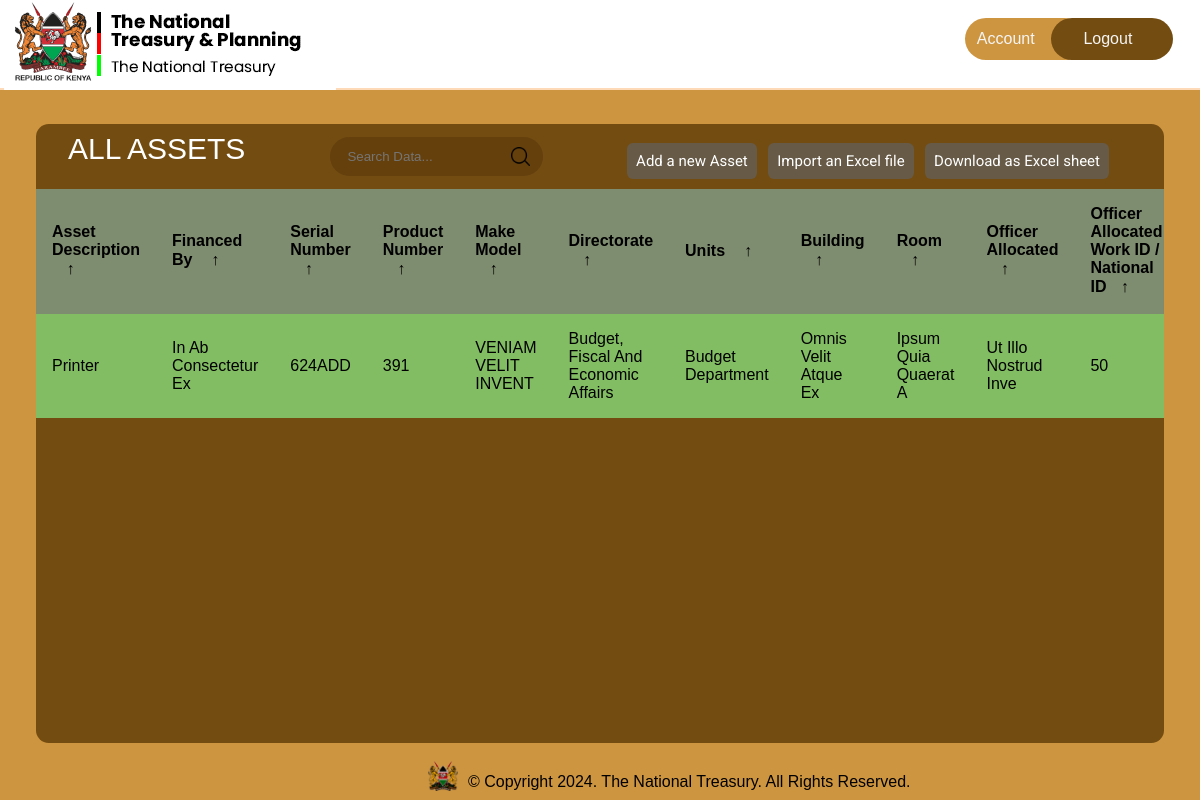
Screenshot of / (signed in) with the database file from the repository.
### inventory/models.py (models this page shows, shortened)
class Asset(db.Model):
    idassets = db.Column(db.Integer, primary_key=True)
    asset_description = db.Column(db.Text, nullable=False)
    financed_by = db.Column(db.Text, default="N/A")
    serial_number = db.Column(db.Text, nullable=False, unique=True)
    product_number = db.Column(db.Text, nullable=False)
    make_model = db.Column(db.Text, nullable=False)
    directorate = db.Column(db.Text, nullable=False)
    units = db.Column(db.Text, nullable=False)
    building = db.Column(db.Text, nullable=False)
    room = db.Column(db.Integer, nullable=False)
    officer_allocated = db.Column(db.Text, default="N/A")
    officer_contact_info = db.Column(db.Text, default="N/A")
    state = db.Column(db.Text, nullable=False)

### inventory/routes.py (the view)
@app.route("/")
def index():
    assets = Asset.query.all()
    return render_template("index.html", assets=assets)

### inventory/models.py (called while the page is built)
@login_manager.user_loader
def load_user(user_id):
    return User.query.get(int(user_id))

### inventory/templates/index.html (shortened to what this page needs)
{% extends "base.html" %}
{% if current_user.is_authenticated %}
{% block head %}
{{ super() }}
<link rel="stylesheet" href="{{ url_for('static', filename='dashboard.css') }}">
{% endblock head %}
{% endif %}
{% block navlinks %}
	{%if current_user.is_authenticated%}
		<a href="{{url_for('profile')}}" class="links signup">Account</a>
		<a href="{{url_for('logout')}}" class="links login">Logout</a>
	{% else %}
		<a href="{{url_for('register')}}" class="links signup">Sign up</a>
		<a href="{{url_for('login')}}" class="links login">Login</a>
	{% endif %}
{% endblock navlinks %}
{% block body %}
{% if not current_user.is_authenticated %}
<div class="heading" style="background-color: rgb(115,76,17)">
	<h2>INVENTORY MANAGEMENT SYSTEM</h2>
</div> <br><br>
<div class="parent">
	<div class="child1">
		<p>The  <b> National Treasury Inventory Management System </b>
			is your comprehensive solution for managing and safeguarding the assets of our nation's treasury.
			Our state-of-the-art platform ensures efficient, secure, and transparent handling of inventory,
			providing a seamless experience for all users.</p>
		<div class="register-login-btns">
			<a href="{{ url_for('register') }}" class="button-64" role="button"><span class="text">Get Started</span></a>
			<a href="{{ url_for('login') }}" class="button-64" role="button"><span class="text">Log In</span></a>
		</div>
	</div>
	<div class="child2">
		<img src="{{url_for('static', filename='assets/images/hero.jpeg')}}" alt="">
	</div>
</div>
{% else %}
<div class="main">
    <main class="table" id="customers_table">
        <section class="table__header">
            <a href="{{ url_for('index') }}" class="all-assets-btn" ><h1>All Assets</h1></a>
            <div class="input-group">
                <input type="search" placeholder="Search Data...">
		<img src="{{ url_for('static', filename='assets/images/search.png') }}" alt="">
            </div>
	    <div class="table-links">
		<a href="{{ url_for('create_assets') }}" class="add-asset-link">Add a new Asset</a>
		<button id="import-excel-btn" class="import-excel">Import an Excel file</button>
		<button id="toEXCEL" class="export-excel">Download as
			Excel sheet</button>
	    </div>
        </section>
        <section class="table__body">
            <table>
                <thead>
                    <tr>
                        <th> Asset Description <span class="icon-arrow">&UpArrow;</span></th>
                        <th> Financed by <span class="icon-arrow">&UpArrow;</span></th>
                        <th> Serial Number <span class="icon-arrow">&UpArrow;</span></th>
                        <th> Product Number<span class="icon-arrow">&UpArrow;</span></th>
                        <th> Make Model <span class="icon-arrow">&UpArrow;</span></th>
                        <th> Directorate <span class="icon-arrow">&UpArrow;</span></th>
                        <th> Units <span class="icon-arrow">&UpArrow;</span></th>
                        <th> Building <span class="icon-arrow">&UpArrow;</span></th>
                        <th> Room <span class="icon-arrow">&UpArrow;</span></th>
                        <th> Officer Allocated <span class="icon-arrow">&UpArrow;</span></th>
                        <th> Officer Allocated Work ID / National ID<span class="icon-arrow">&UpArrow;</span></th>
                    </tr>
                </thead>
                <tbody>
					{% for asset in assets %}
					<tr>
						<td>{{ asset.asset_description }}</td>
						<td>{{ asset.financed_by }}</td>
						<td>{{ asset.serial_number }}</td>
						<td>{{ asset.product_number }}</td>
						<td>{{ asset.make_model }}</td>
						<td>{{ asset.directorate }}</td>
						<td>{{ asset.units }}</td>
						<td>{{ asset.building }}</td>
						<td>{{ asset.room }}</td>
						<td>{{ asset.officer_allocated }}</td>
						<td>{{ asset.officer_contact_info }}</td>
					</tr>
						{% endfor %}
                </tbody>
            </table>
        </section>
    </main>
	{% endif %}
{% endblock body %}

### inventory/static/style.css (style rules this page uses)
* { margin: 0; padding: 0; box-sizing: border-box; color-scheme: light; @import url('https://fonts.googleapis.com/css2?family=Roboto+Mono:ital,wght@0,100..700;1,100..700&display=swap'); }
body { display: flex; flex-direction: column; height: 100%; background-color: #ce9540; }
.links { padding: 12px; display: flex; align-items: center; gap: 32px; border-radius: 34px; margin-bottom: 8px; }
.links>a { text-decoration: none; color: whitesmoke; width: 7.6em; }
.signup { background-color: #CE9540; }
.login { background-color: #734C11; margin-left: -67px; padding-left: 32px; }
.main { display: flex; flex-direction: column; align-items: center; }

### inventory/static/dashboard.css (style rules this page uses)
section { background-color: #734c11; }
body { display: flex; flex-direction: column; height: 100%; background-color: #ce9540; }
.all-assets-btn { text-decoration: none; }
.table-links { margin-top: 20px; margin-right: 16px; }
.table-links>* { padding: 9px; background-color: #675a47; margin-right: 7px; margin-bottom: 12px; color: #fff; font-family: 'Roboto', sans-serif; font-size: 15px; border-radius: 6px; appearance: none; border: none }
.add-asset-link { text-decoration: none; }
h1 { font-size: 30px; color: #fff; text-transform: uppercase; font-weight: 300; text-align: center; margin-bottom: 15px; }
* { margin: 0; padding: 0; box-sizing: border-box; font-family: sans-serif; }
td, th { width: 200px; }
main.table { width: 94%; margin: 34px 0px; background-color: #734c11; height: calc(90vh - 101px); backdrop-filter: blur(7px); border-radius: .8rem; overflow: auto; }
tbody { background: #82bd63; }
td { width: 400px; }
.table__header { width: 100%; height: 65px; padding: .8rem 2rem; display: flex; justify-content: space-between; align-items: center; }
.table__header .input-group { width: 20%; height: 100%; background-color: #4a270455; padding: 0 .8rem; border-radius: 2rem; display: flex; justify-content: center; align-items: center; transition: .2s; }
.table__header .input-group img { width: 1.2rem; height: 1.2rem; }
.table__header .input-group input { width: 100%; padding: 0 .5rem 0 .3rem; background-color: transparent; border: none; outline: none; }
table { width: 100%; }
table, th, td { border-collapse: collapse; padding: 1rem; text-align: left; }
thead th { position: sticky; top: 0; left: 0; background-color: #87bbb494; cursor: pointer; text-transform: capitalize; }
tbody tr { --delay: .1s; transition: .5s ease-in-out var(--delay), background-color 0s; }
tbody tr td, tbody tr td p, tbody tr td img { transition: .2s ease-in-out; }
thead th span.icon-arrow { display: inline-block; width: 1.3rem; height: 1.3rem; border-radius: 50%; border: 1.4px solid transparent; text-align: center; font-size: 1rem; margin-left: .5rem; transition: .2s ease-in-out; }

### rows the page displays
Asset: asset_description "Printer", financed_by "In Ab Consectetur Ex", serial_number "624ADD", product_number "391", make_model "VENIAM VELIT INVENT", directorate "Budget, Fiscal And Economic Affairs", units "Budget Department", building "Omnis Velit Atque Ex", room "Ipsum Quia Quaerat A", officer_allocated "Ut Illo Nostrud Inve", officer_contact_info "50"
